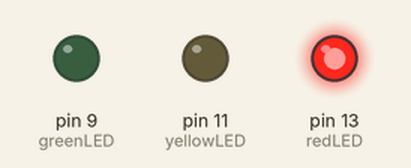
Recording of a sketch running on a simulated Arduino Uno, built with avr-gcc and run on an emulated ATmega328P. Shown: output pins drawn as LEDs (lit = HIGH).

Above: at 0.5 s.
At 1.5 s:
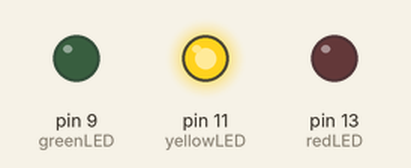
At 5.5 s:
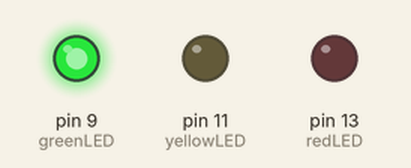
Timing chart, 0 to 6.9 s (numbered marks = the images above):
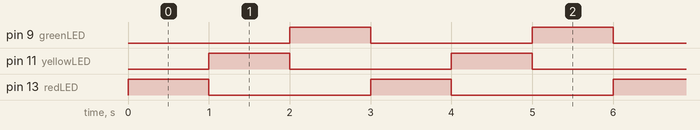

The sketch:

TrafficLight.ino
```cpp
/*
 * TRAFFIC LIGHT
 * Turn the LEDs on and off in 1 sec intervals in the order -
 * red, yellow, green.
 */

// The anodes of the LEDs should be connected to these pins:
int redLED = 13;
int yellowLED = 11;
int greenLED = 9;

void setup() {
  // Initialize the LED digital pins as output:
  pinMode(redLED, OUTPUT);
  pinMode(yellowLED, OUTPUT);
  pinMode(greenLED, OUTPUT);
}

void loop() {
  // Turn the red LED on and off:
  digitalWrite(redLED, HIGH);
  delay(1000);
  digitalWrite(redLED, LOW);

  // Turn the yellow LED on and off:
  digitalWrite(yellowLED, HIGH);
  delay(1000);
  digitalWrite(yellowLED, LOW);

  // Turn the green LED on and off:
  digitalWrite(greenLED, HIGH);
  delay(1000);
  digitalWrite(greenLED, LOW);
}
```

Measured:
- by itself, pin 9 (greenLED), pin 11 (yellowLED), pin 13 (redLED): alternates HIGH for 1.0 s and LOW for 2.0 s
- by itself, everything shown: repeats every 3.0 s, in 4 steps
